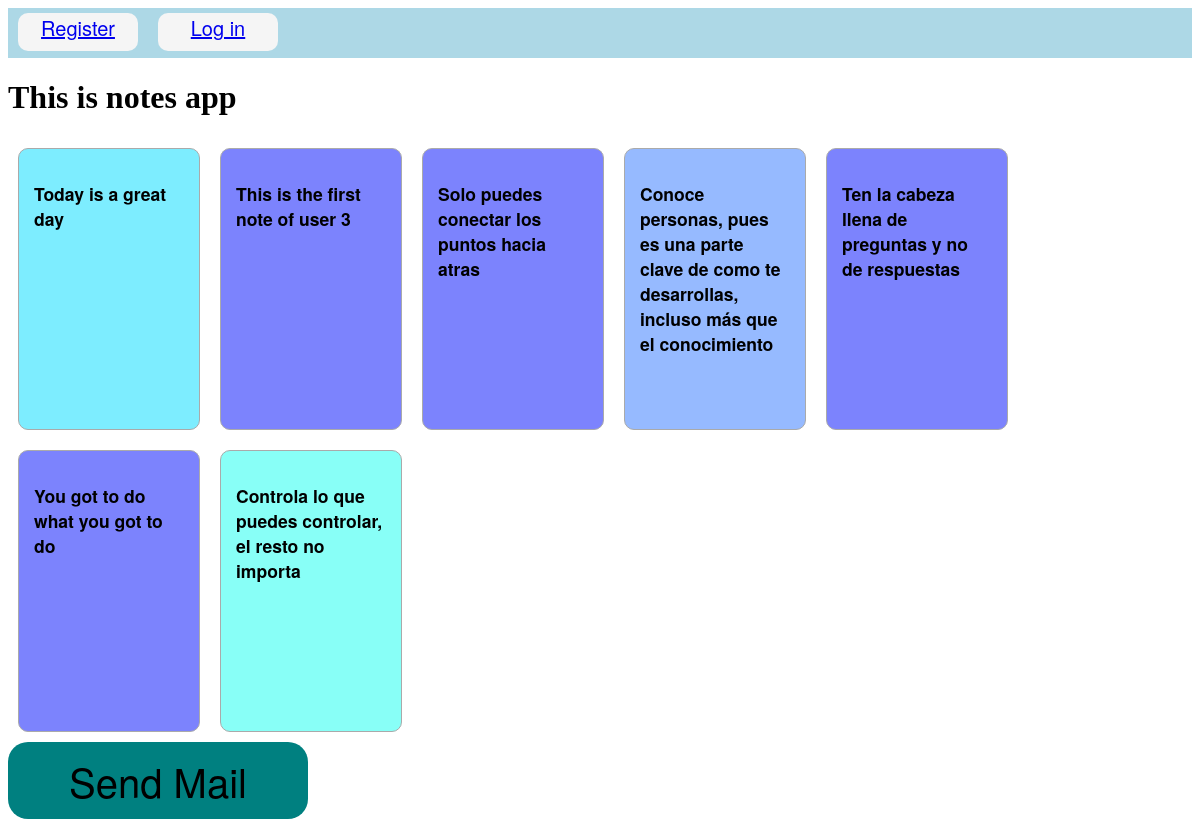
The page / on the database its author committed.
### home/models.py (models this page shows)
class Notes(models.Model):
    content = models.CharField(max_length=240)
    color = models.CharField(max_length=10, blank=True)
    user = models.ForeignKey("User", on_delete=models.CASCADE, related_name="noteUser", null=True, default="")

### home/views.py (the view)
def home_notes(request):
    if request.method == 'POST':
        form = NoteForm(request.POST)
        if form.is_valid():
            content = form.cleaned_data.get('content')
            note = Notes(content=content, color=random_color(), user=request.user)
            note.save()
            return redirect(home_notes)
    else:
        if request.user.is_authenticated:
            return render(request, 'home/home.html', {
                'notes': Notes.objects.filter(user=request.user),
                'note_form': NoteForm()
            })
        else:
             return render(request, 'home/home.html', {
                'notes': Notes.objects.all(),
                'note_form': NoteForm()
            })

### home/views.py
class NoteForm(forms.Form):
    content = forms.CharField(label="", widget=forms.Textarea( attrs = {
        'class': 'new_note'
    }))

### templates/home/home.html (shortened to what this page needs)
{% extends "base.html" %}
{% block content %}
    <h1>This is notes app</h1>
    <div class="note_container">
        {% for note in notes %}
        <div id="note-{{ note.id }}" class="note" style="background-color: {{ note.color }};" data-note_id="{{ note.id }}">
            <h3 id="note-{{ note.id }}-text">{{ note.content }}</h3>
        </div>
        {% endfor %}
    </div>
    <form action="{% url 'randmail' %}" method="POST">
        <input class="send_mail_button" type="submit" value="Send Mail">
    </form>
{% endblock %}

### templates/base.html (shortened to what this page needs)
<!DOCTYPE html>
<html lang="en">
<head>
    {% load static %}
    <link rel="stylesheet" href="{% static 'css/main.css' %}">
</head>
<body>
    {% include "nav.html" %}
    {% block content %}
    {% endblock %}
</body>
</html>

### templates/nav.html
<nav id="navbar">
    {% if user.is_authenticated %}
    <div class="nav_button"><a class="nav_button_text" href="{% url 'logout' %}">Log out</a></div>
    <div class="nav_username">
        <h3 class="nav_username_text">{{ user.get_username }}</h3>
    </div>
    {% else %}
    <div class="nav_button"><a class="nav_button_text" href="{% url 'register' %}">Register</a></div>
    <div class="nav_button"><a class="nav_button_text" href="{% url 'login' %}">Log in</a></div>
    {% endif %}
</nav>

### static/css/main.css (style rules this page uses)
.note { text-align: left; height: 250px; width: 150px; border: 1px solid #aaa; border-radius: 10px; font-size: 15px; color: black; padding: 15px; margin: 10px; font-family: 'Helvetica Neue'; }
.note_container { display: flex; flex-direction: row; flex-wrap: wrap }
#navbar { display: flex; flex-direction: row; background-color: lightblue; height: 50px; width: 100%; margin: 0; }
.nav_button { width: 120px; height: 38px; margin-top: 5px; margin-left: 10px; margin-right: 10px; text-align: center; background-color: whitesmoke; border-radius: 10px; font-size: 20px; font-family: 'Helvetica Neue'; border: 0 }
.nav_button_text { text-decoration: none; }
.send_mail_button { width: 300px; height: auto; border-radius: 20px; color: black; border: 0; background-color: teal; font-family: 'Helvetica Neue'; padding: 10px; font-size: 40px; }

### rows shown on the page
Notes: content "Today is a great day"
Notes: content "This is the first note of user 3"
Notes: content "Solo puedes conectar los puntos hacia atras"
Notes: content "Conoce personas, pues es una parte clave de como te desarrollas, incluso más que el conocimiento"
Notes: content "Ten la cabeza llena de preguntas y no de respuestas"
Notes: content "You got to do what you got to do"
Notes: content "Controla lo que puedes controlar, el resto no importa"
